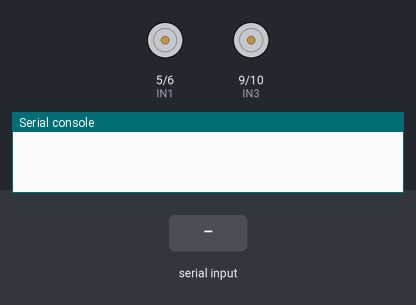
The program below on a simulated ESP32 board running MicroPython. Parts: motor-driver pin pairs drawn as motors (green arrow = first pin HIGH = forward, orange = second pin HIGH = backward, longer = more drive, scaled by the enable pin), the last lines printed to the serial console. The inputs (shaded band) are chosen by the test bench.

Above: at 1.2 s.
1.3 s: "F\n" received over the second serial link
At 1.9 s:
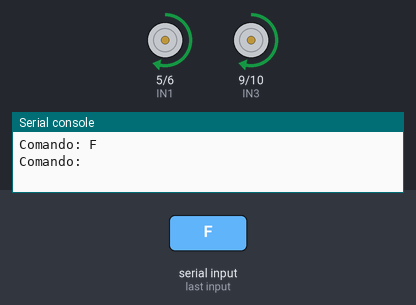
2.8 s: "B\n" received over the second serial link
At 4.0 s:
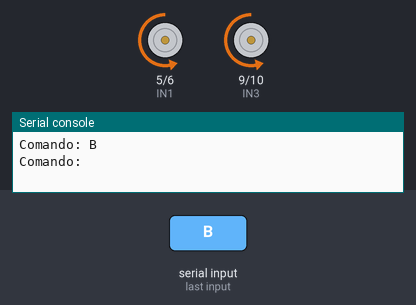
4.3 s: "L\n" received over the second serial link
At 5.2 s:
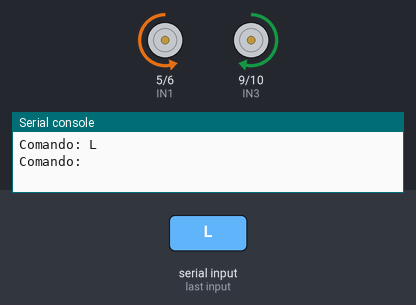
5.8 s: "R\n" received over the second serial link
At 6.3 s:
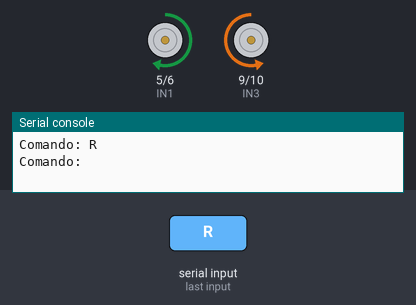
7.3 s: "G\n" received over the second serial link
At 7.7 s:
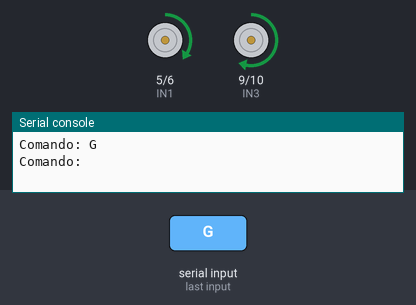
8.8 s: "I\n" received over the second serial link
At 10.0 s:
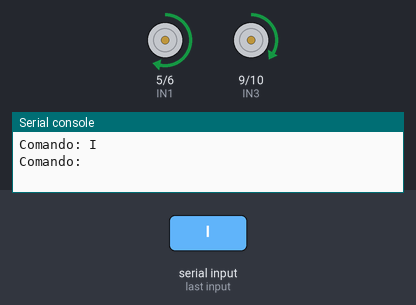
Timing chart, 0 to 11.3 s (numbered marks = the images above; inputs shaded):
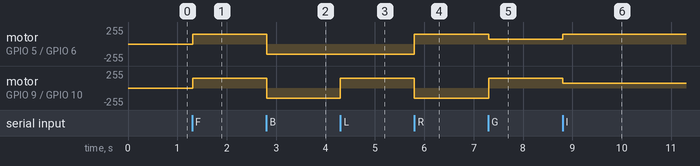

Measured:
- after the input at 1.3 s, motor on GPIO 5 (IN1) / GPIO 6 (IN2), motor on GPIO 9 (IN3) / GPIO 10 (IN4): stopped → forward 150/255 at once
- after the input at 2.8 s, motor on GPIO 5 (IN1) / GPIO 6 (IN2), motor on GPIO 9 (IN3) / GPIO 10 (IN4): forward 150/255 → backward 150/255 at once
- after the input at 4.3 s, motor on GPIO 9 (IN3) / GPIO 10 (IN4): backward 150/255 → forward 150/255 at once
- after the input at 5.8 s, motor on GPIO 5 (IN1) / GPIO 6 (IN2): backward 150/255 → forward 150/255 at once; motor on GPIO 9 (IN3) / GPIO 10 (IN4): forward 150/255 → backward 150/255 at once
- after the input at 7.3 s, motor on GPIO 5 (IN1) / GPIO 6 (IN2): forward 150/255 → forward 75/255 at once; motor on GPIO 9 (IN3) / GPIO 10 (IN4): backward 150/255 → forward 150/255 at once
- after the input at 8.8 s, motor on GPIO 5 (IN1) / GPIO 6 (IN2): forward 75/255 → forward 150/255 at once; motor on GPIO 9 (IN3) / GPIO 10 (IN4): forward 150/255 → forward 75/255 at once

The program:

main.py
```python
from machine import Pin, PWM, UART
import time

# Pines de los motores (Ajustar segun tu configuracion)
IN1 = Pin(5, Pin.OUT)
IN2 = Pin(6, Pin.OUT)
IN3 = Pin(9, Pin.OUT)
IN4 = Pin(10, Pin.OUT)

# PWM para velocidad (frecuencia 1000 Hz)
ENA = PWM(Pin(3), freq=1000)
ENB = PWM(Pin(11), freq=1000)

velocidad = 150  # rango 0-255 (se escalará a 0-1023 para PWM)

# Configuración del Bluetooth serie (UART)
# Ajusta los pines según tu conexión (TX=17, RX=16)
uart = UART(2, baudrate=9600, tx=17, rx=16, timeout=100)

# Función de control de velocidad
def set_velocidad(val):
    # Escala de 0-255 a 0-1023 (duty de PWM)
    duty = int(val * 1023 / 255)
    ENA.duty(duty)
    ENB.duty(duty)

# Movimientos
def adelante():
    set_velocidad(velocidad)      # Resetea ambos motores a la misma velocidad
    IN1.value(1)
    IN2.value(0)
    IN3.value(1)
    IN4.value(0)

def retroceder():
    set_velocidad(velocidad)
    IN1.value(0)
    IN2.value(1)
    IN3.value(0)
    IN4.value(1)

def girar_izquierda():
    set_velocidad(velocidad)
    IN1.value(0)
    IN2.value(1)
    IN3.value(1)
    IN4.value(0)

def girar_derecha():
    set_velocidad(velocidad)
    IN1.value(1)
    IN2.value(0)
    IN3.value(0)
    IN4.value(1)

def diagonal_izquierda_adelante():
    # Motor izquierdo a media velocidad, derecho a velocidad completa
    ENA.duty(int((velocidad // 2) * 1023 / 255))
    ENB.duty(int(velocidad * 1023 / 255))
    IN1.value(1)
    IN2.value(0)
    IN3.value(1)
    IN4.value(0)

def diagonal_derecha_adelante():
    # Motor izquierdo a velocidad completa, derecho a media
    ENA.duty(int(velocidad * 1023 / 255))
    ENB.duty(int((velocidad // 2) * 1023 / 255))
    IN1.value(1)
    IN2.value(0)
    IN3.value(1)
    IN4.value(0)

def diagonal_izquierda_atras():
    ENA.duty(int((velocidad // 2) * 1023 / 255))
    ENB.duty(int(velocidad * 1023 / 255))
    IN1.value(0)
    IN2.value(1)
    IN3.value(0)
    IN4.value(1)

def diagonal_derecha_atras():
    ENA.duty(int(velocidad * 1023 / 255))
    ENB.duty(int((velocidad // 2) * 1023 / 255))
    IN1.value(0)
    IN2.value(1)
    IN3.value(0)
    IN4.value(1)

def detener():
    IN1.value(0)
    IN2.value(0)
    IN3.value(0)
    IN4.value(0)

# Lectura de comandos Bluetooth
def leer_comando():
    if uart.any():
        b = uart.read(1)          # Lee un byte
        if b:
            c = b.decode()        # Convierte a carácter
            if c.isdigit():       # Si es número, se espera una línea con nueva velocidad
                linea = uart.readline()   # Lee hasta '\n'
                if linea:
                    try:
                        nueva_vel = int(linea.decode().strip())
                        global velocidad
                        velocidad = max(100, min(255, nueva_vel))
                        set_velocidad(velocidad)
                        print("Velocidad:", velocidad)
                    except:
                        pass
            else:                 # Comando de una sola letra
                print("Comando:", c)
                if c == 'F':
                    adelante()
                elif c == 'B':
                    retroceder()
                elif c == 'L':
                    girar_izquierda()
                elif c == 'R':
                    girar_derecha()
                elif c == 'G':
                    diagonal_izquierda_adelante()
                elif c == 'I':
                    diagonal_derecha_adelante()
                elif c == 'H':
                    diagonal_izquierda_atras()
                elif c == 'J':
                    diagonal_derecha_atras()
                elif c == 'S':
                    detener()

# Inicialización y bucle principal
set_velocidad(velocidad)

while True:
    leer_comando()
    time.sleep_ms(10)   # Pequeño retardo para no saturar el bucle
```
